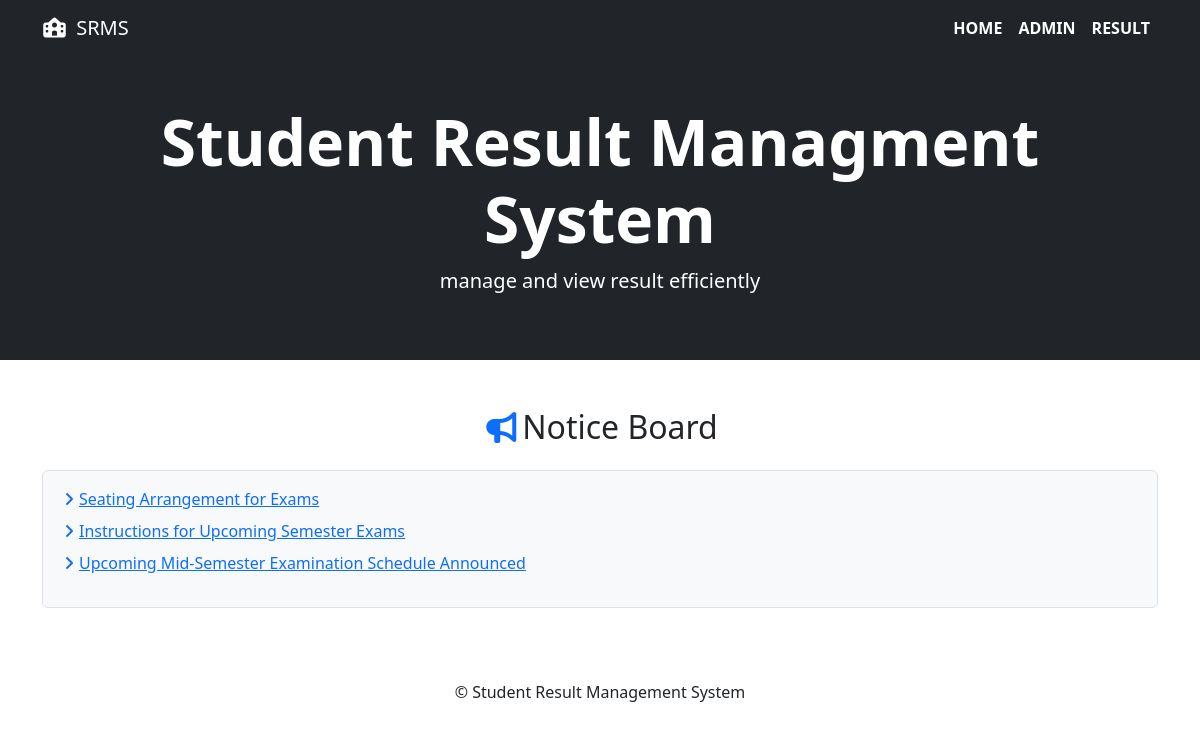
Before: / with the older database file.
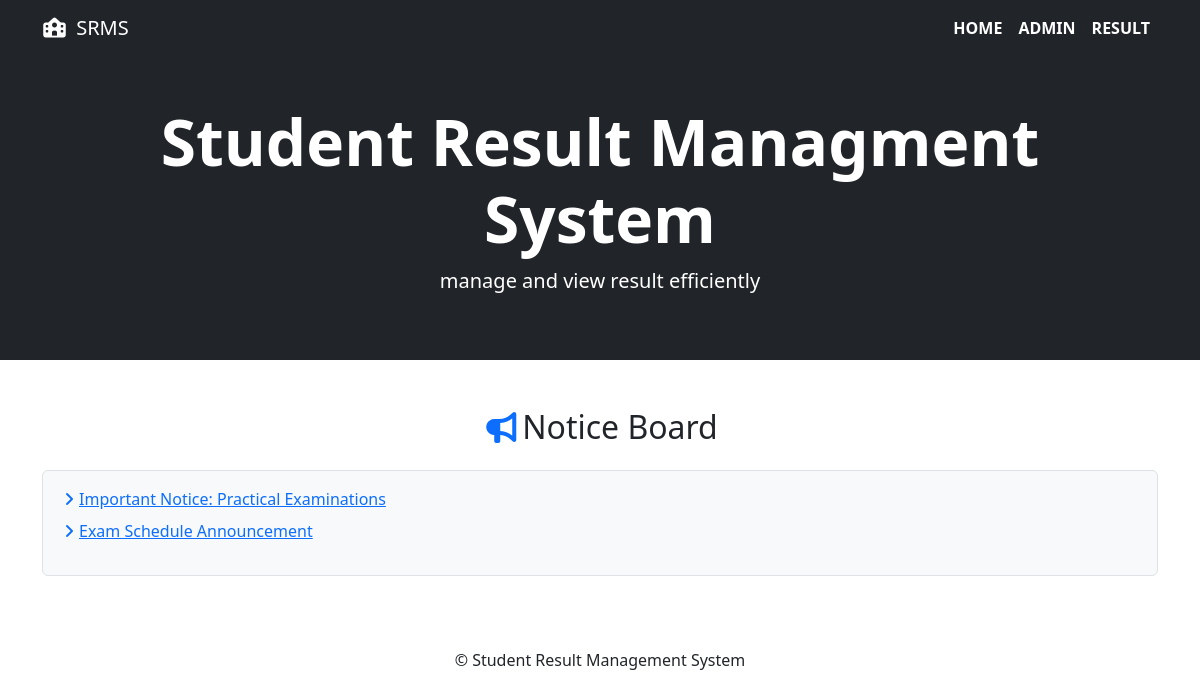
After: the same page with the newer database file.
### resultapp/models.py (models this page shows, shortened)
class Notice(models.Model):
    title = models.CharField(max_length=100)
    detail = models.TextField()
    posting_date = models.DateTimeField(auto_now_add=True)
    updation_date = models.DateTimeField(auto_now=True)

### resultapp/views.py (the view)
# urls.py: path('',index, name='home'),
def index(request):
    notices = Notice.objects.all().order_by('-id')
    return render(request, 'index.html', locals())

### resultapp/templates/index.html
{% extends "base.html" %}
{% block content %}
<header class="py-5 bg-dark text-white">
  <div class="container text-center">
    <h1 class="display-3 fw-bold">Student Result Managment System</h1>
    <p class="lead">manage and view result efficiently</p>
  </div>
</header>
<section class="py-5">
  <div class="container">
    <h2 class="text-center mb-4"><i class="fas fa-bullhorn text-primary"></i>Notice Board</h2>
    <div class="border p-3 rounded bg-light">
      <marquee direction="up" scrollamount="3" onmouseover="this.stop()" onmouseout="this.start()">
        <ul class="list-unstyled">
          {% for notice in notices %}
          <li class="mb-2"><a href="{% url 'notice_detail' notice.id %}" target="_blank"><i class="fas fa-angle-right text-primary"></i>{{notice.title}}</a></li>
          {% endfor %}
        </ul>
      </marquee>
    </div>
  </div>
</section>
{% endblock  %}

Changed rows visible on the page:
removed Notice: title "Seating Arrangement for Exams"
removed Notice: title "Instructions for Upcoming Semester Exams"
removed Notice: title "Upcoming Mid-Semester Examination Schedule Announced"
added Notice: title "Important Notice: Practical Examinations"
added Notice: title "Exam Schedule Announcement"
